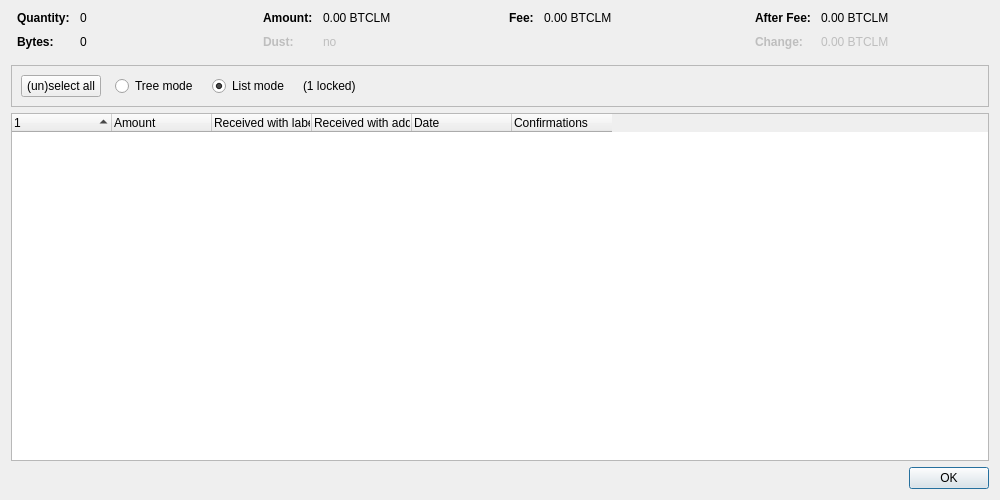
<?xml version="1.0" encoding="UTF-8"?>
<ui version="4.0">
 <class>CoinControlDialog</class>
 <widget class="QDialog" name="CoinControlDialog">
  <property name="geometry">
   <rect>
    <x>0</x>
    <y>0</y>
    <width>1000</width>
    <height>500</height>
   </rect>
  </property>
  <property name="windowTitle">
   <string>Coin Selection</string>
  </property>
  <layout class="QVBoxLayout" name="verticalLayout">
   <item>
    <layout class="QHBoxLayout" name="horizontalLayoutTop" stretch="0,0,0,0">
     <property name="topMargin">
      <number>0</number>
     </property>
     <property name="bottomMargin">
      <number>10</number>
     </property>
     <item>
      <layout class="QFormLayout" name="formLayoutCoinControl1">
       <property name="horizontalSpacing">
        <number>10</number>
       </property>
       <property name="verticalSpacing">
        <number>10</number>
       </property>
       <property name="leftMargin">
        <number>6</number>
       </property>
       <property name="rightMargin">
        <number>6</number>
       </property>
       <item row="0" column="0">
        <widget class="QLabel" name="labelCoinControlQuantityText">
         <property name="font">
          <font>
           <weight>75</weight>
           <bold>true</bold>
          </font>
         </property>
         <property name="text">
          <string>Quantity:</string>
         </property>
        </widget>
       </item>
       <item row="0" column="1">
        <widget class="QLabel" name="labelCoinControlQuantity">
         <property name="cursor">
          <cursorShape>IBeamCursor</cursorShape>
         </property>
         <property name="contextMenuPolicy">
          <enum>Qt::ActionsContextMenu</enum>
         </property>
         <property name="text">
          <string notr="true">0</string>
         </property>
         <property name="textInteractionFlags">
          <set>Qt::LinksAccessibleByMouse|Qt::TextSelectableByKeyboard|Qt::TextSelectableByMouse</set>
         </property>
        </widget>
       </item>
       <item row="1" column="0">
        <widget class="QLabel" name="labelCoinControlBytesText">
         <property name="font">
          <font>
           <weight>75</weight>
           <bold>true</bold>
          </font>
         </property>
         <property name="text">
          <string>Bytes:</string>
         </property>
        </widget>
       </item>
       <item row="1" column="1">
        <widget class="QLabel" name="labelCoinControlBytes">
         <property name="cursor">
          <cursorShape>IBeamCursor</cursorShape>
         </property>
         <property name="contextMenuPolicy">
          <enum>Qt::ActionsContextMenu</enum>
         </property>
         <property name="text">
          <string notr="true">0</string>
         </property>
         <property name="textInteractionFlags">
          <set>Qt::LinksAccessibleByMouse|Qt::TextSelectableByKeyboard|Qt::TextSelectableByMouse</set>
         </property>
        </widget>
       </item>
      </layout>
     </item>
     <item>
      <layout class="QFormLayout" name="formLayoutCoinControl2">
       <property name="horizontalSpacing">
        <number>10</number>
       </property>
       <property name="verticalSpacing">
        <number>10</number>
       </property>
       <property name="leftMargin">
        <number>6</number>
       </property>
       <property name="rightMargin">
        <number>6</number>
       </property>
       <item row="0" column="0">
        <widget class="QLabel" name="labelCoinControlAmountText">
         <property name="font">
          <font>
           <weight>75</weight>
           <bold>true</bold>
          </font>
         </property>
         <property name="text">
          <string>Amount:</string>
         </property>
        </widget>
       </item>
       <item row="0" column="1">
        <widget class="QLabel" name="labelCoinControlAmount">
         <property name="cursor">
          <cursorShape>IBeamCursor</cursorShape>
         </property>
         <property name="contextMenuPolicy">
          <enum>Qt::ActionsContextMenu</enum>
         </property>
         <property name="text">
          <string notr="true">0.00 BTCLM</string>
         </property>
         <property name="textInteractionFlags">
          <set>Qt::LinksAccessibleByMouse|Qt::TextSelectableByKeyboard|Qt::TextSelectableByMouse</set>
         </property>
        </widget>
       </item>
       <item row="1" column="0">
        <widget class="QLabel" name="labelCoinControlLowOutputText">
         <property name="enabled">
          <bool>false</bool>
         </property>
         <property name="font">
          <font>
           <weight>75</weight>
           <bold>true</bold>
          </font>
         </property>
         <property name="text">
          <string>Dust:</string>
         </property>
        </widget>
       </item>
       <item row="1" column="1">
        <widget class="QLabel" name="labelCoinControlLowOutput">
         <property name="enabled">
          <bool>false</bool>
         </property>
         <property name="cursor">
          <cursorShape>IBeamCursor</cursorShape>
         </property>
         <property name="contextMenuPolicy">
          <enum>Qt::ActionsContextMenu</enum>
         </property>
         <property name="text">
          <string notr="true">no</string>
         </property>
         <property name="textInteractionFlags">
          <set>Qt::LinksAccessibleByMouse|Qt::TextSelectableByKeyboard|Qt::TextSelectableByMouse</set>
         </property>
        </widget>
       </item>
      </layout>
     </item>
     <item>
      <layout class="QFormLayout" name="formLayoutCoinControl3">
       <property name="horizontalSpacing">
        <number>10</number>
       </property>
       <property name="verticalSpacing">
        <number>10</number>
       </property>
       <property name="leftMargin">
        <number>6</number>
       </property>
       <property name="rightMargin">
        <number>6</number>
       </property>
       <item row="0" column="0">
        <widget class="QLabel" name="labelCoinControlFeeText">
         <property name="font">
          <font>
           <weight>75</weight>
           <bold>true</bold>
          </font>
         </property>
         <property name="text">
          <string>Fee:</string>
         </property>
        </widget>
       </item>
       <item row="0" column="1">
        <widget class="QLabel" name="labelCoinControlFee">
         <property name="cursor">
          <cursorShape>IBeamCursor</cursorShape>
         </property>
         <property name="contextMenuPolicy">
          <enum>Qt::ActionsContextMenu</enum>
         </property>
         <property name="text">
          <string notr="true">0.00 BTCLM</string>
         </property>
         <property name="textInteractionFlags">
          <set>Qt::LinksAccessibleByMouse|Qt::TextSelectableByKeyboard|Qt::TextSelectableByMouse</set>
         </property>
        </widget>
       </item>
      </layout>
     </item>
     <item>
      <layout class="QFormLayout" name="formLayoutCoinControl4">
       <property name="horizontalSpacing">
        <number>10</number>
       </property>
       <property name="verticalSpacing">
        <number>10</number>
       </property>
       <property name="leftMargin">
        <number>6</number>
       </property>
       <property name="rightMargin">
        <number>6</number>
       </property>
       <item row="0" column="0">
        <widget class="QLabel" name="labelCoinControlAfterFeeText">
         <property name="font">
          <font>
           <weight>75</weight>
           <bold>true</bold>
          </font>
         </property>
         <property name="text">
          <string>After Fee:</string>
         </property>
        </widget>
       </item>
       <item row="0" column="1">
        <widget class="QLabel" name="labelCoinControlAfterFee">
         <property name="cursor">
          <cursorShape>IBeamCursor</cursorShape>
         </property>
         <property name="contextMenuPolicy">
          <enum>Qt::ActionsContextMenu</enum>
         </property>
         <property name="text">
          <string notr="true">0.00 BTCLM</string>
         </property>
         <property name="textInteractionFlags">
          <set>Qt::LinksAccessibleByMouse|Qt::TextSelectableByKeyboard|Qt::TextSelectableByMouse</set>
         </property>
        </widget>
       </item>
       <item row="1" column="0">
        <widget class="QLabel" name="labelCoinControlChangeText">
         <property name="enabled">
          <bool>false</bool>
         </property>
         <property name="font">
          <font>
           <weight>75</weight>
           <bold>true</bold>
          </font>
         </property>
         <property name="text">
          <string>Change:</string>
         </property>
        </widget>
       </item>
       <item row="1" column="1">
        <widget class="QLabel" name="labelCoinControlChange">
         <property name="enabled">
          <bool>false</bool>
         </property>
         <property name="cursor">
          <cursorShape>IBeamCursor</cursorShape>
         </property>
         <property name="contextMenuPolicy">
          <enum>Qt::ActionsContextMenu</enum>
         </property>
         <property name="text">
          <string notr="true">0.00 BTCLM</string>
         </property>
         <property name="textInteractionFlags">
          <set>Qt::LinksAccessibleByMouse|Qt::TextSelectableByKeyboard|Qt::TextSelectableByMouse</set>
         </property>
        </widget>
       </item>
      </layout>
     </item>
    </layout>
   </item>
   <item>
    <widget class="QFrame" name="frame">
     <property name="minimumSize">
      <size>
       <width>0</width>
       <height>40</height>
      </size>
     </property>
     <property name="frameShape">
      <enum>QFrame::StyledPanel</enum>
     </property>
     <property name="frameShadow">
      <enum>QFrame::Sunken</enum>
     </property>
     <layout class="QHBoxLayout" name="horizontalLayout">
      <item>
       <layout class="QHBoxLayout" name="horizontalLayoutPanel" stretch="0,0,0,0,0">
        <property name="spacing">
         <number>14</number>
        </property>
        <item>
         <widget class="QPushButton" name="pushButtonSelectAll">
          <property name="sizePolicy">
           <sizepolicy hsizetype="Maximum" vsizetype="Fixed">
            <horstretch>0</horstretch>
            <verstretch>0</verstretch>
           </sizepolicy>
          </property>
          <property name="text">
           <string>(un)select all</string>
          </property>
          <property name="autoDefault">
           <bool>false</bool>
          </property>
         </widget>
        </item>
        <item>
         <widget class="QRadioButton" name="radioTreeMode">
          <property name="sizePolicy">
           <sizepolicy hsizetype="Maximum" vsizetype="Fixed">
            <horstretch>0</horstretch>
            <verstretch>0</verstretch>
           </sizepolicy>
          </property>
          <property name="text">
           <string>Tree mode</string>
          </property>
         </widget>
        </item>
        <item>
         <widget class="QRadioButton" name="radioListMode">
          <property name="sizePolicy">
           <sizepolicy hsizetype="Maximum" vsizetype="Fixed">
            <horstretch>0</horstretch>
            <verstretch>0</verstretch>
           </sizepolicy>
          </property>
          <property name="text">
           <string>List mode</string>
          </property>
          <property name="checked">
           <bool>true</bool>
          </property>
         </widget>
        </item>
        <item>
         <widget class="QLabel" name="labelLocked">
          <property name="text">
           <string notr="true">(1 locked)</string>
          </property>
         </widget>
        </item>
        <item>
         <spacer name="horizontalSpacer">
          <property name="orientation">
           <enum>Qt::Horizontal</enum>
          </property>
          <property name="sizeHint" stdset="0">
           <size>
            <width>40</width>
            <height>20</height>
           </size>
          </property>
         </spacer>
        </item>
       </layout>
      </item>
     </layout>
    </widget>
   </item>
   <item>
    <widget class="CoinControlTreeWidget" name="treeWidget">
     <property name="contextMenuPolicy">
      <enum>Qt::CustomContextMenu</enum>
     </property>
     <property name="sortingEnabled">
      <bool>false</bool>
     </property>
     <property name="columnCount">
      <number>6</number>
     </property>
     <attribute name="headerShowSortIndicator" stdset="0">
      <bool>true</bool>
     </attribute>
     <attribute name="headerStretchLastSection">
      <bool>false</bool>
     </attribute>
     <column>
      <property name="text">
       <string/>
      </property>
     </column>
     <column>
      <property name="text">
       <string>Amount</string>
      </property>
     </column>
     <column>
      <property name="text">
       <string>Received with label</string>
      </property>
     </column>
     <column>
      <property name="text">
       <string>Received with address</string>
      </property>
     </column>
     <column>
      <property name="text">
       <string>Date</string>
      </property>
     </column>
     <column>
      <property name="text">
       <string>Confirmations</string>
      </property>
      <property name="toolTip">
       <string>Confirmed</string>
      </property>
     </column>
     <column>
      <property name="text">
       <string/>
      </property>
     </column>
     <column>
      <property name="text">
       <string/>
      </property>
     </column>
     <column>
      <property name="text">
       <string/>
      </property>
     </column>
     <column>
      <property name="text">
       <string/>
      </property>
     </column>
    </widget>
   </item>
   <item>
    <widget class="QDialogButtonBox" name="buttonBox">
     <property name="orientation">
      <enum>Qt::Horizontal</enum>
     </property>
     <property name="standardButtons">
      <set>QDialogButtonBox::Ok</set>
     </property>
    </widget>
   </item>
  </layout>
 </widget>
 <customwidgets>
  <customwidget>
   <class>CoinControlTreeWidget</class>
   <extends>QTreeWidget</extends>
   <header>qt/coincontroltreewidget.h</header>
  </customwidget>
 </customwidgets>
 <resources/>
 <connections/>
</ui>
